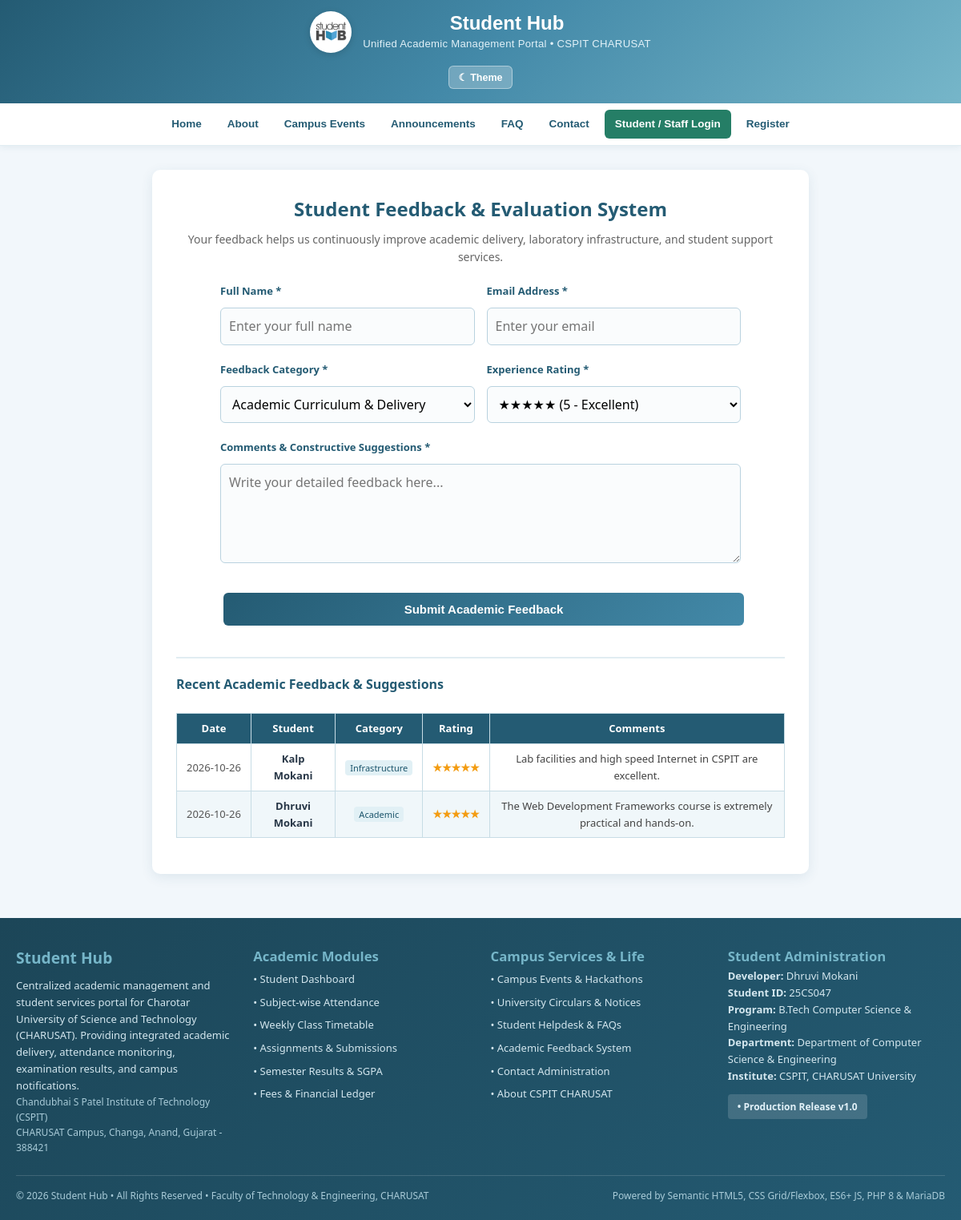
Page /feedback.php on the committed database.
### tables this page shows
CREATE TABLE `feedback` (
  `id` INT AUTO_INCREMENT PRIMARY KEY,
  `name` VARCHAR(100) NOT NULL,
  `email` VARCHAR(100) NOT NULL,
  `category` VARCHAR(50) NOT NULL DEFAULT 'Academic',
  `rating` INT NOT NULL DEFAULT 5,
  `comments` TEXT NOT NULL,
  `created_at` TIMESTAMP DEFAULT CURRENT_TIMESTAMP
);

### feedback.php (the view, shortened to what this page needs)
<?php
require_once __DIR__ . '/config/db.php';
$recent_feedbacks = [];
$fb_q = mysqli_query($conn, "SELECT name, category, rating, comments, created_at FROM feedback ORDER BY id DESC LIMIT 5");
if ($fb_q) {
    while ($fbr = mysqli_fetch_assoc($fb_q)) {
        $recent_feedbacks[] = $fbr;
    }
}
include __DIR__ . '/includes/header.php';
?>
<main style="max-width:850px;margin:30px auto;padding:0 15px;flex:1;font-family:'Segoe UI',sans-serif;">
    <div style="background:white;padding:30px;border-radius:10px;box-shadow:0 4px 15px rgba(36,91,115,0.1);margin-bottom:25px;">
        <h2 style="color:#245B73;text-align:center;margin-top:0;">Student Feedback &amp; Evaluation System</h2>
        <p style="text-align:center;color:#666;font-size:14px;margin-bottom:20px;">
            Your feedback helps us continuously improve academic delivery, laboratory infrastructure, and student support services.
        </p>
        <form method="POST" action="feedback.php">
            <div style="display:grid;grid-template-columns:1fr 1fr;gap:15px;margin-bottom:15px;">
                <div>
                    <label style="display:block;font-weight:bold;color:#245B73;margin-bottom:5px;font-size:13px;">Full Name *</label>
                    <input type="text" name="name" required value="<?php echo htmlspecialchars($_SESSION['name'] ?? ''); ?>" placeholder="Enter your full name" style="width:100%;padding:10px;border:1px solid #B9D2DF;border-radius:6px;box-sizing:border-box;">
                </div>
                <div>
                    <label style="display:block;font-weight:bold;color:#245B73;margin-bottom:5px;font-size:13px;">Email Address *</label>
                    <input type="email" name="email" required value="<?php echo htmlspecialchars($_SESSION['email'] ?? ''); ?>" placeholder="Enter your email" style="width:100%;padding:10px;border:1px solid #B9D2DF;border-radius:6px;box-sizing:border-box;">
                </div>
            </div>
            <div style="display:grid;grid-template-columns:1fr 1fr;gap:15px;margin-bottom:15px;">
                <div>
                    <label style="display:block;font-weight:bold;color:#245B73;margin-bottom:5px;font-size:13px;">Feedback Category *</label>
                    <select name="category" style="width:100%;padding:10px;border:1px solid #B9D2DF;border-radius:6px;box-sizing:border-box;">
                        <option value="Academic Delivery">Academic Curriculum &amp; Delivery</option>
                    </select>
                </div>
                <div>
                    <label style="display:block;font-weight:bold;color:#245B73;margin-bottom:5px;font-size:13px;">Experience Rating *</label>
                    <select name="rating" style="width:100%;padding:10px;border:1px solid #B9D2DF;border-radius:6px;box-sizing:border-box;">
                        <option value="5">&#9733;&#9733;&#9733;&#9733;&#9733; (5 - Excellent)</option>
                    </select>
                </div>
            </div>
            <div style="margin-bottom:20px;">
                <label style="display:block;font-weight:bold;color:#245B73;margin-bottom:5px;font-size:13px;">Comments &amp; Constructive Suggestions *</label>
                <textarea name="comments" rows="4" required placeholder="Write your detailed feedback here..." style="width:100%;padding:10px;border:1px solid #B9D2DF;border-radius:6px;box-sizing:border-box;"></textarea>
            </div>
            <button type="submit" style="width:100%;padding:12px;background:linear-gradient(135deg,#245B73,#4389A8);color:white;border:none;border-radius:6px;font-weight:bold;font-size:15px;cursor:pointer;">
                Submit Academic Feedback
            </button>
        </form>
        <div style="margin-top:35px;border-top:2px solid #E1EDF2;padding-top:20px;">
            <h3 style="color:#245B73;margin-top:0;font-size:16px;">Recent Academic Feedback &amp; Suggestions</h3>
            <div style="overflow-x:auto;">
                <table style="width:100%;border-collapse:collapse;font-size:13px;text-align:left;">
                    <thead>
                        <tr style="background:#245B73;color:white;">
                            <th style="padding:8px 12px;">Date</th>
                            <th style="padding:8px 12px;">Student</th>
                            <th style="padding:8px 12px;">Category</th>
                            <th style="padding:8px 12px;">Rating</th>
                            <th style="padding:8px 12px;">Comments</th>
                        </tr>
                    </thead>
                    <tbody>
                        <?php if (!empty($recent_feedbacks)): ?>
                            <?php foreach ($recent_feedbacks as $rf): ?>
                                <tr style="border-bottom:1px solid #E1EDF2;">
                                    <td style="padding:8px 12px;color:#555;white-space:nowrap;"><?php echo htmlspecialchars(substr($rf['created_at'], 0, 10)); ?></td>
                                    <td style="padding:8px 12px;font-weight:600;"><?php echo htmlspecialchars($rf['name']); ?></td>
                                    <td style="padding:8px 12px;"><span style="background:#E1F0F5;color:#1B546B;padding:2px 6px;border-radius:4px;font-size:11px;"><?php echo htmlspecialchars($rf['category']); ?></span></td>
                                    <td style="padding:8px 12px;color:#F39C12;font-weight:bold;"><?php echo str_repeat('&#9733;', (int)$rf['rating']); ?></td>
                                    <td style="padding:8px 12px;color:#444;"><?php echo htmlspecialchars($rf['comments']); ?></td>
                                </tr>
                            <?php endforeach; ?>
                        <?php else: ?>
                            <tr>
                                <td colspan="5" style="text-align:center;padding:15px;color:#888;">No feedback records found.</td>
                            </tr>
                        <?php endif; ?>
                    </tbody>
                </table>
            </div>
        </div>
    </div>
</main>
<?php include __DIR__ . '/includes/footer.php'; ?>

### css/style.css (style rules this page uses)
* { margin:0; padding:0; box-sizing:border-box; }
html { scroll-behavior:smooth; }
body { font-family:Arial,Helvetica,sans-serif; background:#F2F7FB; color:#283747; line-height:1.6; min-height:100vh; display:flex; flex-direction:column; }
main { width:100%; max-width:1200px; margin:auto; padding:15px 10px; flex:1; }
h2,h3 { color:#245B73; margin-bottom:8px; }
button,#mybutton { background:#38697e; color:white; border:0; border-radius:6px; padding:10px 16px; margin:4px; cursor:pointer; }
form { max-width:650px; margin:auto; }
input,select,textarea { width:100%; padding:10px; margin:5px 0 5px; border:1px solid #B9D2DF; border-radius:6px; font:inherit; background:#FAFCFD; }
form button[type="submit"] { width:100%; background:linear-gradient(135deg,#4389A8,#5A9FBA); color:white; border:none; border-radius:6px; padding:12px; font-size:16px; font-weight:bold; cursor:pointer; }
table { width:100%; border-collapse:collapse; margin:15px 0; }
th,td { border:1px solid #C7DCE5; padding:8px; text-align:center; }
th { background:#245B73; color:white; }
tr:nth-child(even) { background:#F0F7FA; }
@media (min-width:576px) { main { padding:20px 15px; } }
@media (min-width:576px) { button,#mybutton { width:auto; } }
@media (min-width:992px) { main { padding:30px 20px; } }

### rows in the picture
feedback: created_at "2026-10-26", name "Kalp Mokani", category "Infrastructure", rating "★★★★★", comments "Lab facilities and high speed Internet in CSPIT are excellent."
feedback: created_at "2026-10-26", name "Dhruvi Mokani", category "Academic", rating "★★★★★", comments "The Web Development Frameworks course is extremely practical and hands-on."
